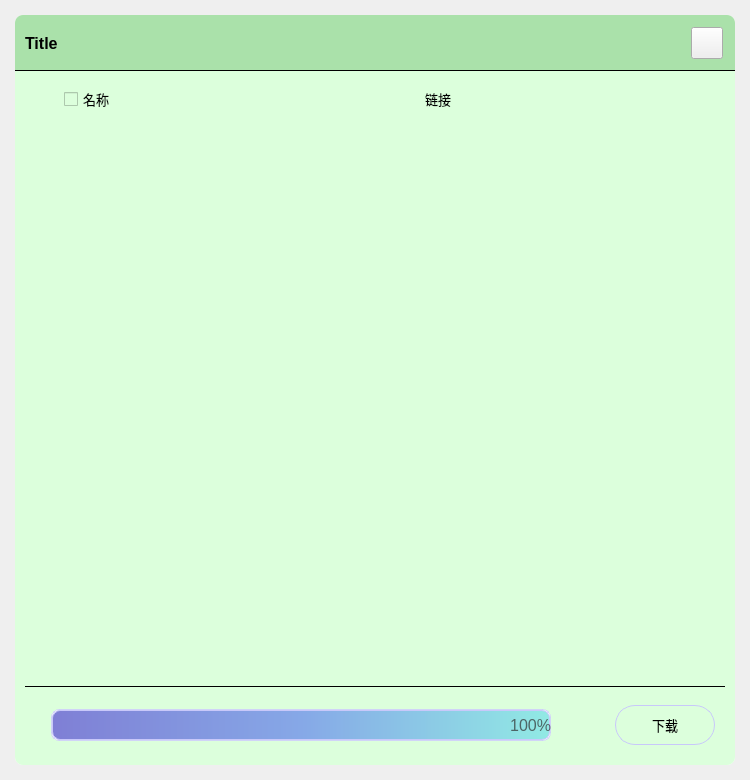
<?xml version="1.0" encoding="UTF-8"?>
<ui version="4.0">
 <class>ImageDisplayWdg</class>
 <widget class="QWidget" name="ImageDisplayWdg">
  <property name="geometry">
   <rect>
    <x>0</x>
    <y>0</y>
    <width>750</width>
    <height>780</height>
   </rect>
  </property>
  <property name="windowTitle">
   <string>Form</string>
  </property>
  <widget class="QWidget" name="widgetHeader" native="true">
   <property name="geometry">
    <rect>
     <x>15</x>
     <y>15</y>
     <width>720</width>
     <height>56</height>
    </rect>
   </property>
   <property name="maximumSize">
    <size>
     <width>16777215</width>
     <height>56</height>
    </size>
   </property>
   <property name="styleSheet">
    <string notr="true">QWidget#widgetHeader
{
background-color: rgba(170, 225,170,255);
border-top-left-radius: 8px;
border-top-right-radius: 8px;
}</string>
   </property>
   <widget class="QPushButton" name="btn_quit">
    <property name="geometry">
     <rect>
      <x>676</x>
      <y>12</y>
      <width>32</width>
      <height>32</height>
     </rect>
    </property>
    <property name="styleSheet">
     <string notr="true">QPushButton
{
	border-image: url(:/icon/close_normal32.png);
}
QPushButton:hover
{
	border-image: url(:/icon/close_hover32.png);
}</string>
    </property>
    <property name="text">
     <string/>
    </property>
   </widget>
   <widget class="Line" name="line">
    <property name="geometry">
     <rect>
      <x>0</x>
      <y>55</y>
      <width>720</width>
      <height>1</height>
     </rect>
    </property>
    <property name="styleSheet">
     <string notr="true">background-color: rgba(197, 197, 197,160);</string>
    </property>
    <property name="frameShadow">
     <enum>QFrame::Plain</enum>
    </property>
    <property name="orientation">
     <enum>Qt::Horizontal</enum>
    </property>
   </widget>
   <widget class="QLabel" name="label_title">
    <property name="geometry">
     <rect>
      <x>10</x>
      <y>18</y>
      <width>600</width>
      <height>20</height>
     </rect>
    </property>
    <property name="styleSheet">
     <string notr="true">QLabel
{
	font-size: 16px;
	font-family: &quot;微软雅黑&quot;;
	font-weight: 500;
}</string>
    </property>
    <property name="text">
     <string>Title</string>
    </property>
   </widget>
  </widget>
  <widget class="QWidget" name="widgetBody" native="true">
   <property name="geometry">
    <rect>
     <x>15</x>
     <y>71</y>
     <width>720</width>
     <height>614</height>
    </rect>
   </property>
   <property name="styleSheet">
    <string notr="true">background-color: rgba(220, 255, 220,255);
</string>
   </property>
   <widget class="QCheckBox" name="chb_name">
    <property name="geometry">
     <rect>
      <x>49</x>
      <y>16</y>
      <width>120</width>
      <height>24</height>
     </rect>
    </property>
    <property name="styleSheet">
     <string notr="true">	font-size: 10pt;
	font-weight: 400;
	font-family: &quot;黑体&quot;;</string>
    </property>
    <property name="text">
     <string>名称</string>
    </property>
   </widget>
   <widget class="QLabel" name="label_link">
    <property name="geometry">
     <rect>
      <x>410</x>
      <y>16</y>
      <width>120</width>
      <height>24</height>
     </rect>
    </property>
    <property name="styleSheet">
     <string notr="true">	font-size: 10pt;
	font-weight: 400;
	font-family: &quot;黑体&quot;;</string>
    </property>
    <property name="text">
     <string>链接</string>
    </property>
   </widget>
   <widget class="QListWidget" name="listWidget">
    <property name="geometry">
     <rect>
      <x>32</x>
      <y>56</y>
      <width>656</width>
      <height>540</height>
     </rect>
    </property>
    <property name="styleSheet">
     <string notr="true">border: none;</string>
    </property>
   </widget>
  </widget>
  <widget class="QWidget" name="widgetTail" native="true">
   <property name="geometry">
    <rect>
     <x>15</x>
     <y>685</y>
     <width>720</width>
     <height>80</height>
    </rect>
   </property>
   <property name="maximumSize">
    <size>
     <width>16777215</width>
     <height>80</height>
    </size>
   </property>
   <property name="styleSheet">
    <string notr="true">QWidget#widgetTail
{
background-color: rgba(220, 255, 220,255);
border-bottom-left-radius: 8px;
border-bottom-right-radius: 8px;
}</string>
   </property>
   <widget class="QPushButton" name="btn_down">
    <property name="geometry">
     <rect>
      <x>600</x>
      <y>20</y>
      <width>100</width>
      <height>40</height>
     </rect>
    </property>
    <property name="styleSheet">
     <string notr="true">QPushButton
{
	border: 1px solid rgb(200, 200, 250);
	border-radius: 20px;
	font-size: 10pt;
	color: rgb(0,0,0);
	font-weight: 400;
	font-family: &quot;黑体&quot;;
}
QPushButton:hover
{
	border: 1px solid rgb(200, 200, 250);
	background-color: rgba(170,170,240,220);
	border-radius: 20px;
	font-size: 10pt;
	color: rgb(255,255,255);
	font-weight: 400;
	font-family: &quot;黑体&quot;;
}</string>
    </property>
    <property name="text">
     <string>下载</string>
    </property>
   </widget>
   <widget class="Line" name="line_2">
    <property name="geometry">
     <rect>
      <x>10</x>
      <y>1</y>
      <width>700</width>
      <height>1</height>
     </rect>
    </property>
    <property name="styleSheet">
     <string notr="true">background-color: qlineargradient(x1:0,y1:0,x2:1,y2:0,stop:0 rgba(255,255,255,255),stop:0.2 rgba(0,0,0,180),stop:0.5 rgba(0,0,0,220),stop:0.8 rgba(0,0,0,180),stop:1 rgba(255,255,255,255));
</string>
    </property>
    <property name="frameShadow">
     <enum>QFrame::Plain</enum>
    </property>
    <property name="orientation">
     <enum>Qt::Horizontal</enum>
    </property>
   </widget>
   <widget class="QProgressBar" name="progressBar">
    <property name="geometry">
     <rect>
      <x>36</x>
      <y>24</y>
      <width>500</width>
      <height>32</height>
     </rect>
    </property>
    <property name="styleSheet">
     <string notr="true">QProgressBar#progressBar
{
color: rgba(50, 50, 50, 180);
font-size: 12pt;
font-family: &quot;黑体&quot;;
font-weight: 400;
border: 1px solid rgba(200, 200, 250, 200);
border-radius: 8px;
}
QProgressBar#progressBar::chunk
{
border: 1px solid rgba(200, 200, 250, 250);
border-radius: 8px;
background-color: qlineargradient(x1: 0,y1: 0,x2: 1,y2: 0,stop: 0 #7f7fd5,stop:0.5 #86a8e7,stop: 1.0 #91eae4);
}
</string>
    </property>
    <property name="value">
     <number>100</number>
    </property>
    <property name="alignment">
     <set>Qt::AlignRight|Qt::AlignTrailing|Qt::AlignVCenter</set>
    </property>
   </widget>
  </widget>
  <widget class="QWidget" name="widget" native="true">
   <property name="geometry">
    <rect>
     <x>15</x>
     <y>15</y>
     <width>720</width>
     <height>750</height>
    </rect>
   </property>
   <property name="styleSheet">
    <string notr="true">QWidget#widget
{
	background-color: rgb(255, 255, 255);
	border-radius: 8px;
}</string>
   </property>
  </widget>
  <zorder>widget</zorder>
  <zorder>widgetHeader</zorder>
  <zorder>widgetBody</zorder>
  <zorder>widgetTail</zorder>
 </widget>
 <resources/>
 <connections/>
</ui>
